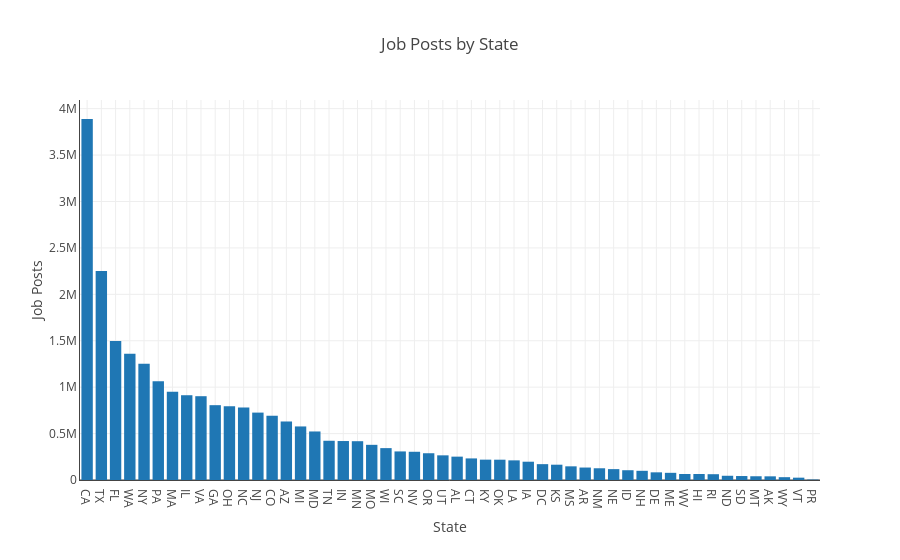

Here is the notebook cell this chart was saved with:
### Code cell
tot_state.sort_values('posts', ascending=False, inplace=True)

layout = go.Layout(title='Job Posts by State',
                   xaxis=dict(autorange=True, showgrid=True, zeroline=False, showline=True, showticklabels=True, title='State'),
                   yaxis=dict(autorange=True, showgrid=True, zeroline=True, showline=True, showticklabels=True, title='Job Posts'))

data = [go.Bar(x=tot_state.index, y=tot_state['posts'])]

fig = go.Figure(data=data, layout=layout)

py.plot(fig, filename='plots/posts_by_state.html', auto_open=False)
py.iplot(fig)

### Figure 1 — Plotly figure (JSON) as saved in the notebook; plotly's stock layout.template omitted (floating-point values rounded to 4 significant figures)
{"data": [{"type": "bar", "uid": "884409ba-22aa-49be-8ed0-568385a5e524", "x": ["CA", "TX", "FL", "WA", "NY", "PA", "MA", "IL", "VA", "GA", "OH", "NC", "NJ", "CO", "AZ", "MI", "MD", "TN", "IN", "MN", "MO", "WI", "SC", "NV", "OR", "UT", "AL", "CT", "KY", "OK", "LA", "IA", "DC", "KS", "MS", "AR", "NM", "NE", "ID", "NH", "DE", "ME", "WV", "HI", "RI", "ND", "SD", "MT", "AK", "WY", "VT", "PR"], "y": [3888721, 2252531, 1496275, 1359402, 1251529, 1063387, 949824, 913275, 902666, 806124, 793851, 780927, 726057, 692184, 630268, 576942, 522762, 422666, 419785, 417974, 378857, 343425, 307745, 304043, 288213, 265668, 251604, 232616, 219241, 218695, 211608, 197028, 170758, 164830, 147243, 134173, 126344, 117153, 105262, 99012, 82627, 77336, 64749, 64451, 62453, 45565, 42782, 40343, 39528, 30337, 25062, 4696]}], "layout": {"autosize": true, "title": {"text": "Job Posts by State"}, "xaxis": {"autorange": true, "range": [-0.5, 51.5], "showgrid": true, "showline": true, "showticklabels": true, "title": {"text": "State"}, "type": "category", "zeroline": false}, "yaxis": {"autorange": true, "range": [0, 4093000.0], "showgrid": true, "showline": true, "showticklabels": true, "title": {"text": "Job Posts"}, "type": "linear", "zeroline": true}}}
